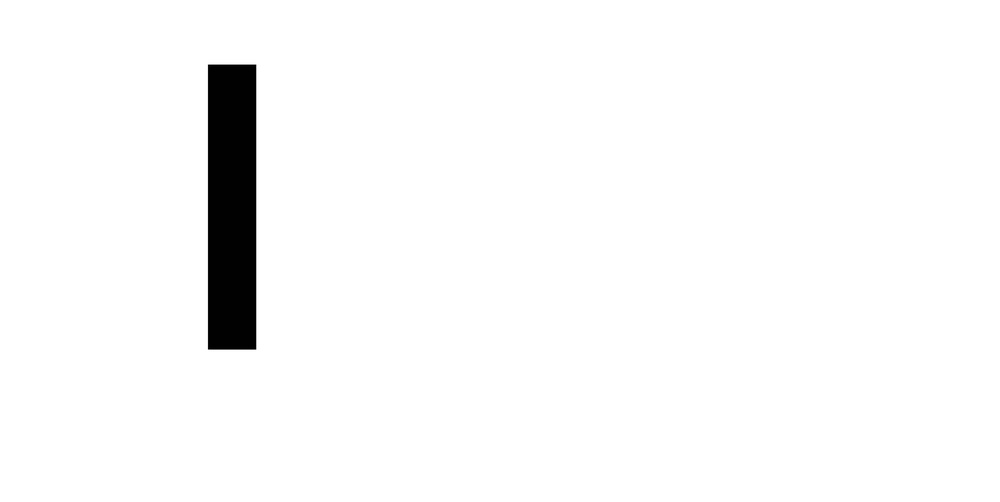
#> input picture pics/ThickLine.jpg, 1000 x 502 px, shrunk from 2121 x 1065 before the run, found by its file name
$ python Centroid_approach_static.py   (older library calls are emulated)
#> lines starting #> are read from the running program, lines starting #| are printed output that depends on the picture; after the words box and inside, x2 and y2 are one past the last pixel; in counts of white or black regions, pixels touching at a corner belong together
import numpy as np
import cv2
import MyImageFunctions
#Start webcam capture
cv2.namedWindow('frame')

testFrame = cv2.imread("pics/ThickLine.jpg")
#> testFrame is the input picture: shape (502, 1000, 3); min 0, max 255, mean 248
shape = testFrame.shape
#> shape = (502, 1000, 3)
height = shape[0]
#> height = 502
length = shape[1]
#> length = 1000
divisions = 6
rowHeight = round(height / divisions)
#> rowHeight = 84
print(rowHeight)
#| 84


def splitImageRows(image, numRows):
    # Find length and height of input image
    shape = image.shape
    height = shape[0]
    rowHeight = round(height / numRows)
    # Create imRows list and start a counter for y position
    imRows = []
    ycount = 0
    # Iterate through each row and append each new row image to imRows list
    for i in range(0, numRows - 1):
        imRows.append(image[ycount: ycount + rowHeight, :])
        ycount += rowHeight
    return imRows

#Function that will process the raw image
def imageProcessing(image):
    gray = cv2.cvtColor(image, cv2.COLOR_BGR2GRAY)
    ret, thresh = cv2.threshold(gray, 127, 255, cv2.THRESH_BINARY )
#> thresh: shape (502, 1000); 97.3% white; 1 black region, box (x1, y1, x2, y2) and area: (208, 65, 256, 350) 13680
    #Need to invert because original image was black line on white background
    thresh = (255 - thresh)
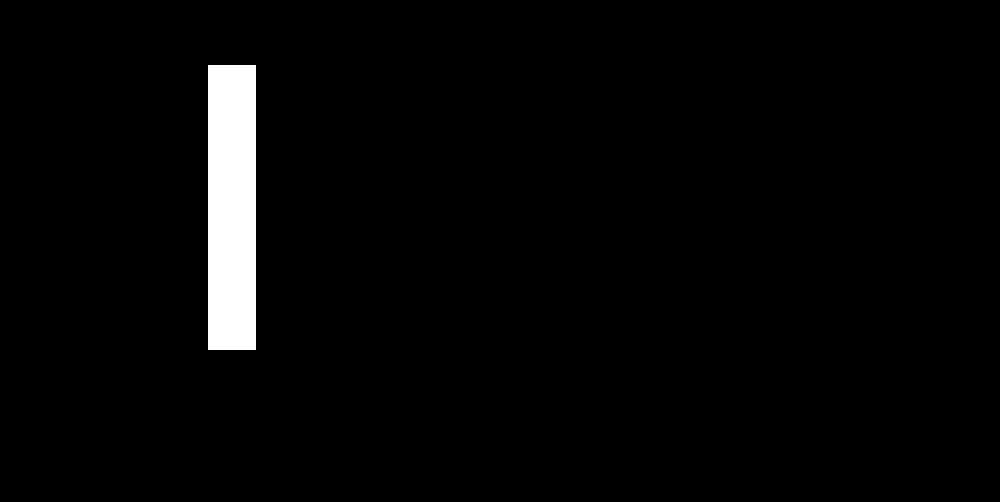
#> thresh: shape (502, 1000); 2.7% white; 1 white region, box (x1, y1, x2, y2) and area: (208, 65, 256, 350) 13680
    kernel = cv2.getStructuringElement(cv2.MORPH_ELLIPSE, (9, 9))
    eroded = cv2.erode(thresh, kernel)
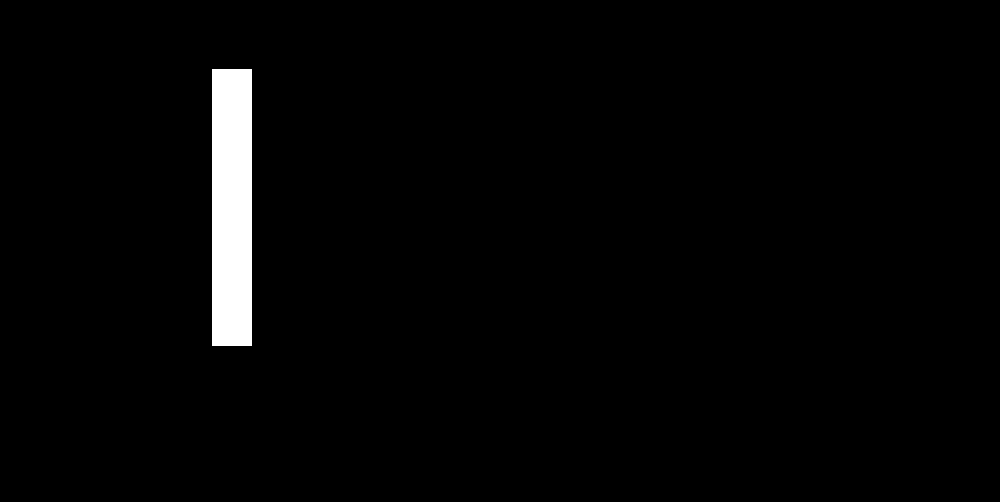
#> eroded: shape (502, 1000); 2.2% white; 1 white region, box (x1, y1, x2, y2) and area: (212, 69, 252, 346) 11080
    return eroded


processed = imageProcessing(testFrame)


rows = splitImageRows(processed, 6)
#> after the loop in splitImageRows, `for i in range(0, numRows - 1):`: imRows = 5 items; ycount = 420
#> rows = 5 items
#Splits off bottom row of image and finds contours
bottomRow = rows[4]
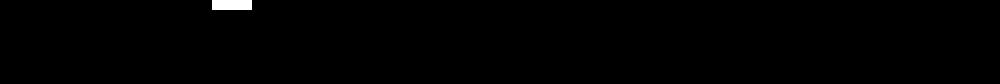
#> bottomRow: shape (84, 1000); 0.48% white; 1 white region, box (x1, y1, x2, y2) and area: (212, 0, 252, 10) 400
im2, contours, hierarchy = cv2.findContours(processed, 1, 2)
#> contours = [[[212, 69], [212, 345], [251, 345], [251, 69]]]

#converts image back to color and draws found contours
color = cv2.cvtColor(processed, cv2.COLOR_GRAY2BGR)
cv2.drawContours(color, contours, -1, (0, 255, 0), 3)
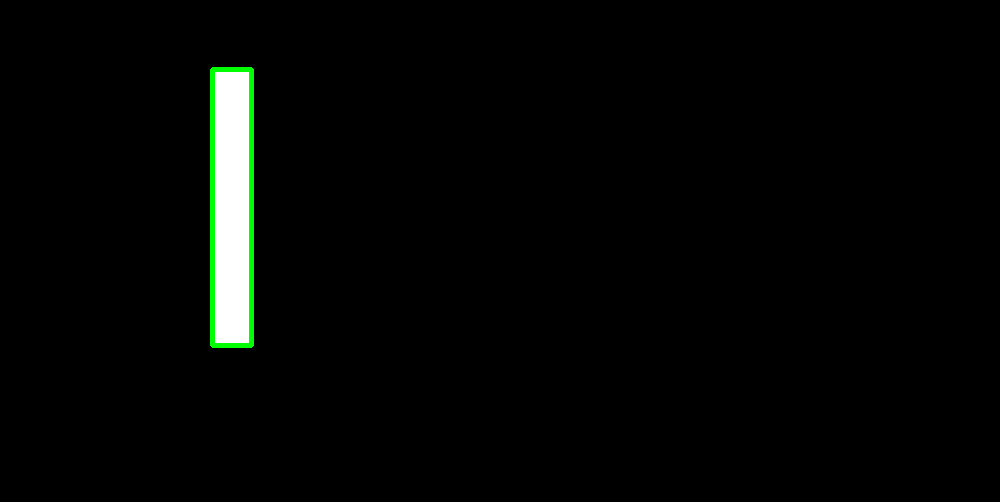
#> color: shape (502, 1000, 3); mean B, G, R 4.7, 6.3, 4.7

cv2.imshow('frame', bottomRow)
cv2.waitKey(0)
